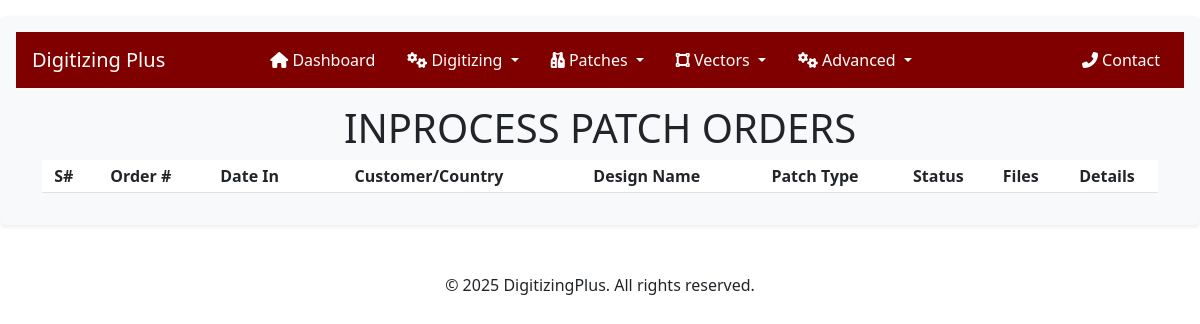
Page /user/admin/inprocess-patch-orders/ (signed in) on the earlier database version.
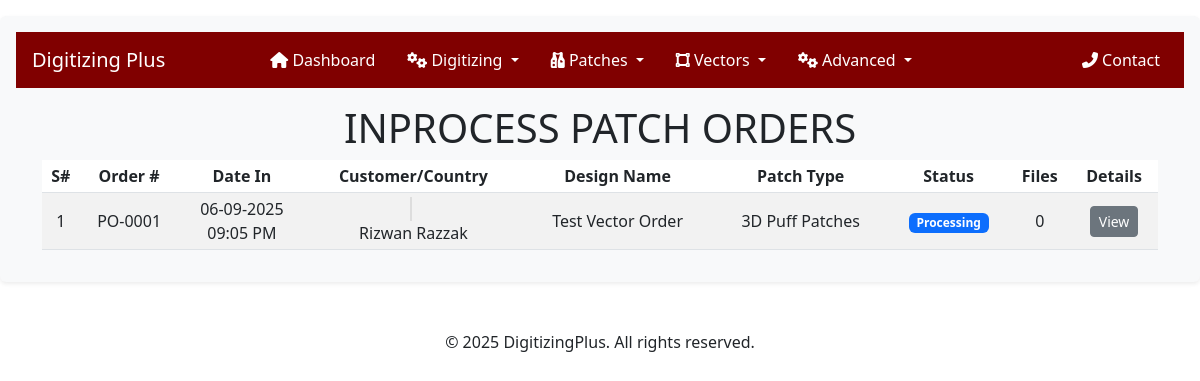
Same page on the later database version.
### crafting/models.py (models this page shows, shortened)
class PatchOrder(models.Model):
    user = models.ForeignKey(
        settings.AUTH_USER_MODEL,
        on_delete=models.CASCADE,
        related_name='patch_orders',
    )
    order_number = models.CharField(max_length=20, unique=True, blank=True)
    name = models.CharField(max_length=255)
    po_number = models.IntegerField(null=True, blank=True)
    height = models.DecimalField(decimal_places=2, max_digits=5)
    width = models.DecimalField(decimal_places=2, max_digits=5)
    patch_type = models.CharField(max_length=50, choices=PATCH_TYPE, null=True, blank=True)
    backing_type = models.CharField(max_length=50, choices=BACKING_TYPE, null=True, blank=True)
    border_type = models.CharField(max_length=50, choices=BORDER_TYPE, null=True, blank=True)
    embroidery_fill = models.CharField(max_length=50, choices=EMBROIDERY_FILL, null=True, blank=True)
    quantity = models.IntegerField(default=1)
    date = models.DateField()
    color_details = models.CharField(max_length=255, blank=True, null=True)
    contact_name = models.CharField(max_length=255)
    contact_number = models.CharField(max_length=50)
    shipping_address = models.TextField(null=True, blank=True)
    instructions = models.TextField(null=True, blank=True)
    status = models.CharField(max_length=50, choices=STATUS_CHOICES, default='Processing', blank=True)
    admin_instruction = models.TextField(null=True, blank=True)
    created_at = models.DateTimeField(auto_now_add=True)

### users/models.py (models this page shows, shortened)
class User(AbstractUser):
    COUNTRY_CHOICES = [
        ('United States', 'United States'),
        ('United Kingdom', 'United Kingdom'),
        ('Australia', 'Australia'),
        ('New Zealand', 'New Zealand'),
        ('Germany', 'Germany'),
        ('Canada', 'Canada'),
    ]
    username = None
    user_id = models.CharField(max_length=100, unique=True, blank=False, null=False)
    email = models.EmailField(unique=True)
    email2 = models.EmailField(blank=True, null=True, verbose_name="Secondary Email")
    email3 = models.EmailField(blank=True, null=True, verbose_name="Tertiary Email")
    first_name = models.CharField(max_length=100, blank=False, null=False)
    last_name = models.CharField(max_length=100, blank=False, null=False)
    phone_number = models.CharField(max_length=50, null=True, blank=True)
    address = models.CharField(max_length=500)
    city = models.CharField(max_length=50)
    state = models.CharField(max_length=50)
    zip_code = models.CharField(max_length=15)
    country = models.CharField(
        max_length=15,
        choices=COUNTRY_CHOICES,
        default='US',  # Default to United States
        verbose_name="Country"
    )
    USERNAME_FIELD = 'user_id'
    REQUIRED_FIELDS = []  # Removed email from required fields
    objects = UserManager()
    COUNTRY_CODE_MAP = {
        'United States': 'us',
        'United Kingdom': 'gb',
        'Australia': 'au',
        'New Zealand': 'nz',
        'Germany': 'de',
        'Canada': 'ca',
    }
    @property
    def country_code(self):
        return self.COUNTRY_CODE_MAP.get(self.country, '')

### users/adminviews.py (the view)
# urls.py: path('admin/inprocess-patch-orders/', adminviews.inprocess_patch_orders, name='admin-inprocess-patch-orders'),
@login_required
@user_passes_test(lambda u: u.is_superuser)
def inprocess_patch_orders(request):
    orders = PatchOrder.objects.select_related('user').prefetch_related('files').filter(status='Processing').order_by('-created_at')
    context = {
        'orders': orders,
        'order_type': 'Patch',
    }
    return render(request, 'users/admin/inprocess-patch-orders.html', context)

### users/templates/users/admin/inprocess-patch-orders.html (shortened to what this page needs)
{% extends "users/admin/base.html" %}
{% load static %}
{% load crispy_forms_tags %}
{% block content %}
<link rel="stylesheet" href="https://cdnjs.cloudflare.com/ajax/libs/flag-icon-css/3.5.0/css/flag-icon.min.css">
<h1 class="text-center mt-3">INPROCESS PATCH ORDERS</h1>
<div class="mt-2">
    <table id="ordersTable" class="table table-striped table-sm" style="width:100%">
        <thead>
            <tr>
                <th class="text-center">S#</th>
                <th class="text-center">Order #</th>
                <th class="text-center">Date In</th>
                <th class="text-center">Customer/Country</th>
                <th class="text-center">Design Name</th>
                <th class="text-center">Patch Type</th>
                <th class="text-center">Status</th>
                <th class="text-center">Files</th>
                <th class="text-center">Details</th>
            </tr>
        </thead>
        <tbody>
            {% for order in orders %}
            <tr>
                <td class="text-center align-middle">{{ forloop.counter }}</td>
                <td class="text-center align-middle">{{ order.order_number }}</td>
                <td class="text-center align-middle">
                    {{ order.created_at|date:"m-d-Y" }}
                    <br />
                    {{ order.created_at|date:"h:i A" }}
                </td>
                <td class="text-center align-middle">
                    {% if order.user.country_code %}
                    <span class="flag-icon flag-icon-{{ order.user.country_code }}"></span>
                    {% endif %}<br>
                    {{ order.user.get_full_name|title }}
                </td>
                <td class="text-center align-middle">{{ order.name }}</td>
                <td class="text-center align-middle">
                    {{ order.patch_type|default:"-" }}
                </td>
                <td class="text-center align-middle">
                    <span class="badge bg-primary">
                        {{ order.status }}
                    </span>
                </td>
                <td class="text-center align-middle">
                    {{ order.files.count }}
                </td>
                <td class="text-center align-middle">
                    <a href="{% url "users:admin-order-details" order.id 'Patch' %}" class="btn btn-sm btn-secondary">View</a>
                </td>
            </tr>
            {% endfor %}
        </tbody>
    </table>
</div>
{% endblock content %}

Differences in the rows shown:
added PatchOrder: order_number "PO-0001", created_at "06-09-2025", created_at "09:05 PM", user.get_full_name "Rizwan Razzak", name "Test Vector Order", patch_type "3D Puff Patches", status "Processing", files.count "0"
